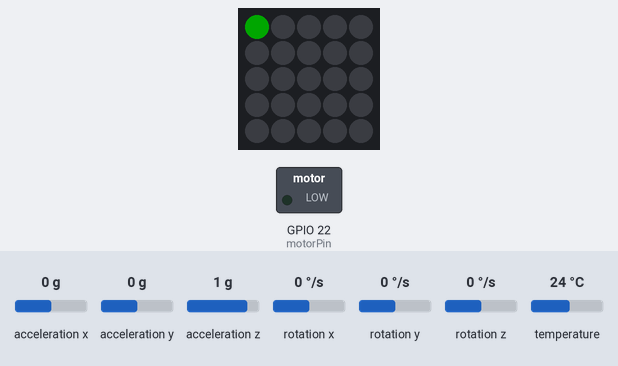
Simulated run of this sketch. Board: ESP32. Shown: 5×5 RGB LED matrix (first LED top left, wired row by row), switched loads named in the sketch (green lamp = pin HIGH). The inputs (shaded band) are chosen by the test bench; at power-on: acceleration x 0 g, acceleration y 0 g, acceleration z 1 g, rotation x 0 °/s, rotation y 0 °/s, rotation z 0 °/s, temperature 24 °C. Dim RGB values are drawn brighter than linear.

Above: at 1.3 s.
1.4 s: acceleration x set to -0.2 g
2.9 s: acceleration x set to -0.5 g
At 4.2 s:
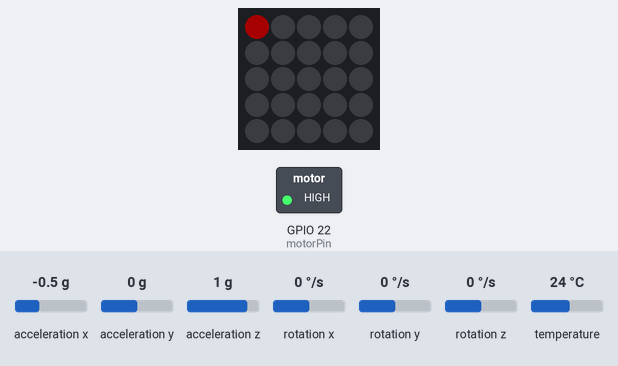
4.5 s: acceleration x set to 0 g
At 5.7 s:
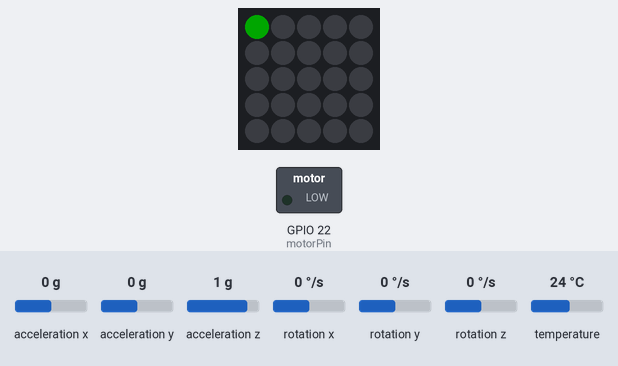
6.0 s: acceleration x set to -1.4 g
At 7.2 s:
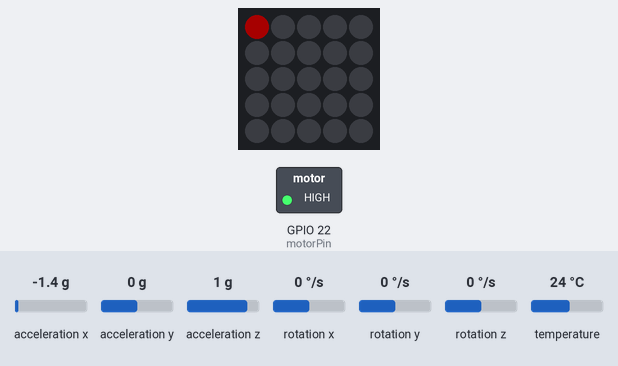
Timing chart, 0 to 8.5 s (numbered marks = the images above; inputs shaded):
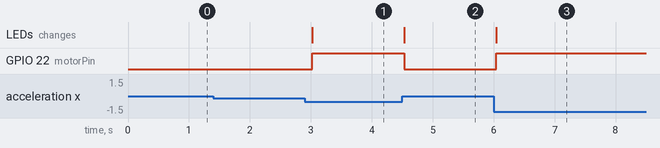

Measured:
- the behaviour switches between -0.3 and -0.4 g on acceleration x (found by bisection; images 0 and 1)
- after the input at 1.4 s, every drawn part: stays the same
- after the input at 2.9 s, GPIO 22 (motorPin): LOW → HIGH after 0.12 s; the LEDs: change after 0.12 s (image 1)
- after the input at 4.5 s, GPIO 22 (motorPin): HIGH → LOW at once; the LEDs: change at once (image 2)
- after the input at 6.0 s, GPIO 22 (motorPin): LOW → HIGH at once; the LEDs: change at once (image 3)

The sketch:

firmware.ino
```cpp
#include "M5Atom.h"
#include <Adafruit_MPU6050.h>
#include <Adafruit_Sensor.h>

Adafruit_MPU6050 mpu;
const int motorPin = 22;

void setup() {
  M5.begin(true, false, true); // Serial, I2C, Display
  if (!mpu.begin()) { while (1); }
  pinMode(motorPin, OUTPUT);
}

void loop() {
  sensors_event_t a, g, temp;
  mpu.getEvent(&a, &g, &temp);

  // Calculate Pitch (Angle from vertical)
  float pitch = atan2(-a.acceleration.x, sqrt(a.acceleration.y * a.acceleration.y + a.acceleration.z * a.acceleration.z)) * 180 / PI;

  if (pitch > 20.0) { // Slouching detected
    digitalWrite(motorPin, HIGH);
    M5.dis.drawpix(0, 0xff0000); // Red LED
  } else {
    digitalWrite(motorPin, LOW);
    M5.dis.drawpix(0, 0x00ff00); // Green LED
  }

  // JSON Broadcast logic via WiFi...
  delay(500);
}
```
